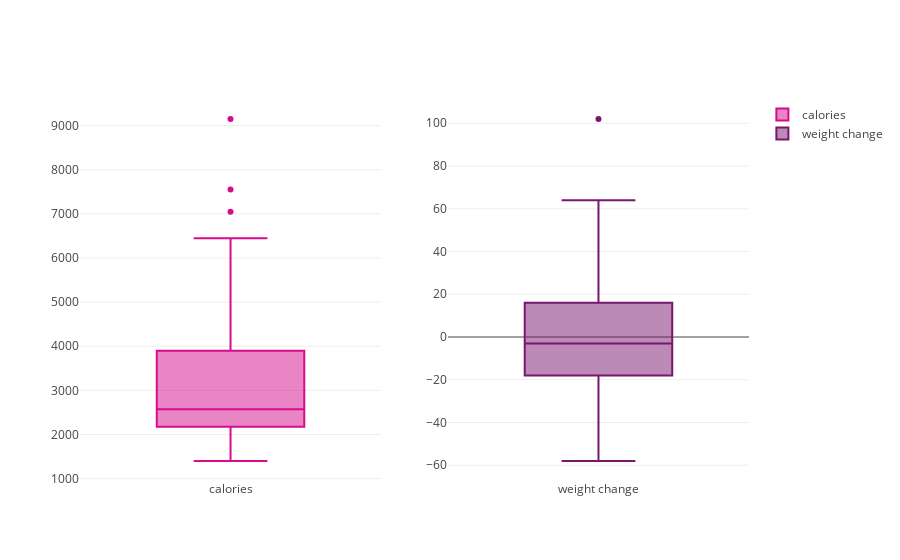

Notebook source saved alongside this figure:
### Code cell
# try box plots
# summary for calories throught time

trace = go.Box(y=df.calories, name ='calories', marker =  dict(color='rgb(214,12,140)'))
trace2 =  go.Box(y=df.change, name= 'weight change', marker = dict(color='rgb(121,23,110)'))

fig2 = tools.make_subplots(rows=1, cols=2)
fig2.append_trace(trace, 1, 1)
fig2.append_trace(trace2, 1, 2)

iplot(fig2, filename='stacked-subplots')

### Figure 1 — Plotly figure (JSON) as saved in the notebook; plotly's stock layout.template omitted (floating-point values rounded to 4 significant figures; data arrays with more than 128 entries replaced by an {"elided": "..."} marker saying what was removed)
{"data": [{"marker": {"color": "rgb(214,12,140)"}, "name": "calories", "type": "box", "uid": "60195717-3bab-4204-b5e6-daa3469273c2", "xaxis": "x", "y": {"elided": "140 int values"}, "yaxis": "y"}, {"marker": {"color": "rgb(121,23,110)"}, "name": "weight change", "type": "box", "uid": "6a821b71-23c1-450f-a34a-99c7445b69f3", "xaxis": "x2", "y": {"elided": "140 int values"}, "yaxis": "y2"}], "layout": {"xaxis": {"anchor": "y", "domain": [0, 0.45]}, "xaxis2": {"anchor": "y2", "domain": [0.55, 1]}, "yaxis": {"anchor": "x", "domain": [0, 1]}, "yaxis2": {"anchor": "x2", "domain": [0, 1]}}}
